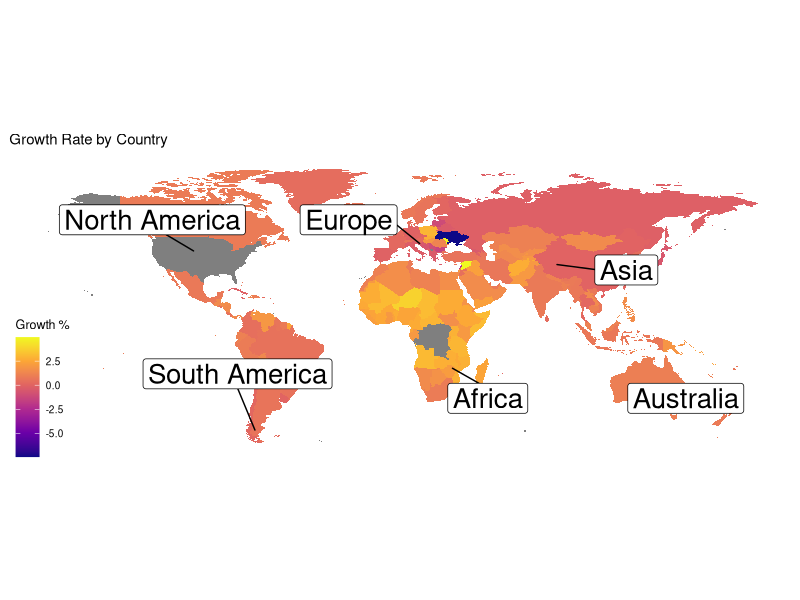
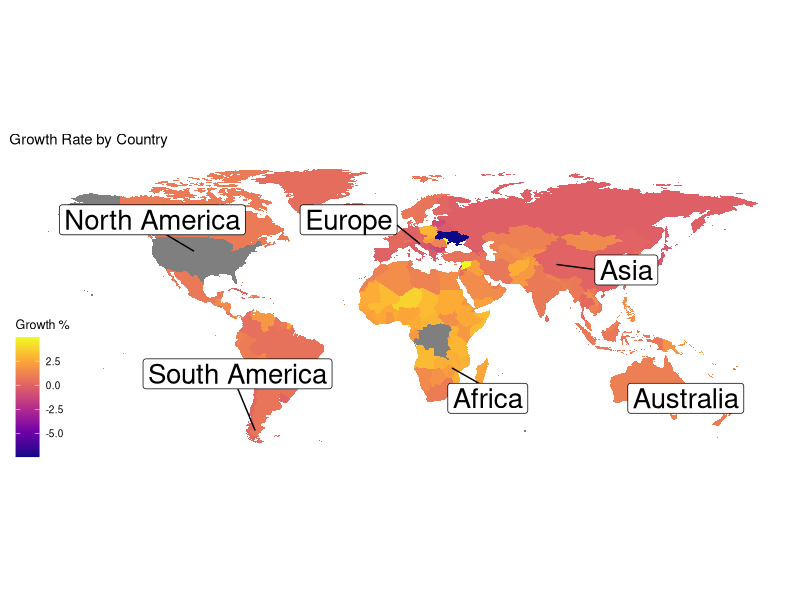

Write R code to recreate these figures, in order.
# Load the necessary libraries
library(dplyr)
library(ggplot2)
library(tidyverse)
library(ggrepel)
library(ggthemes)

# Import the world_population.csv dataset
world_population <- read.csv("world_population_data.csv")

# Remove '%' from growth_rate column
world_population <- world_population %>%
  mutate(growth_rate = as.numeric(sub("%", "", growth_rate)))

# Create dataframe for world coordinates using map_data
world_coordinates <- map_data("world")

# Add map_data data, remove Antarctica, and join by region
world_map <- map_data("world") %>%
  filter(region != "Antarctica") %>%
  left_join(world_population, by = c("region" = "country"))

# Create label data for World
label_data <- world_map %>%
  group_by(continent) %>%
  filter(row_number() == 25, continent != "Antarctica") %>%
  # Set North America long and lat to USA for display purposes
  # Set Australia coordinates and change Oceania label
  mutate(
    long = ifelse(continent == "North America", -95, long),
    lat = ifelse(continent == "North America", 37.5, lat),
    long = ifelse(continent == "Oceania", 133.7751, long),
    lat = ifelse(continent == "Oceania", -25.2744, lat),
    continent = ifelse(continent == "Oceania", "Australia", continent)
  )

# Create a geom_polygon plot using ggplot2
print(ggplot(world_map) +
  geom_polygon(aes(long, lat, group = group, fill = growth_rate)) +
  coord_quickmap() +
  scale_fill_viridis_c(option = "plasma") +

  # Add labels to the plot
  labs(fill = "Growth %") +
  ggtitle("Growth Rate by Country") +

  # Use geom_label_repel for continent labels
  geom_label_repel(
    data = label_data, aes(x = long, y = lat, label = continent),
    size = 7, max.overlaps = 5,
    box.padding = 2.5, point.padding = 2.5
  ) +

  # Tweak display of theme
  theme_map())

# Save the plot as a PNG file
ggsave("world_plot.png", dpi = 300)
